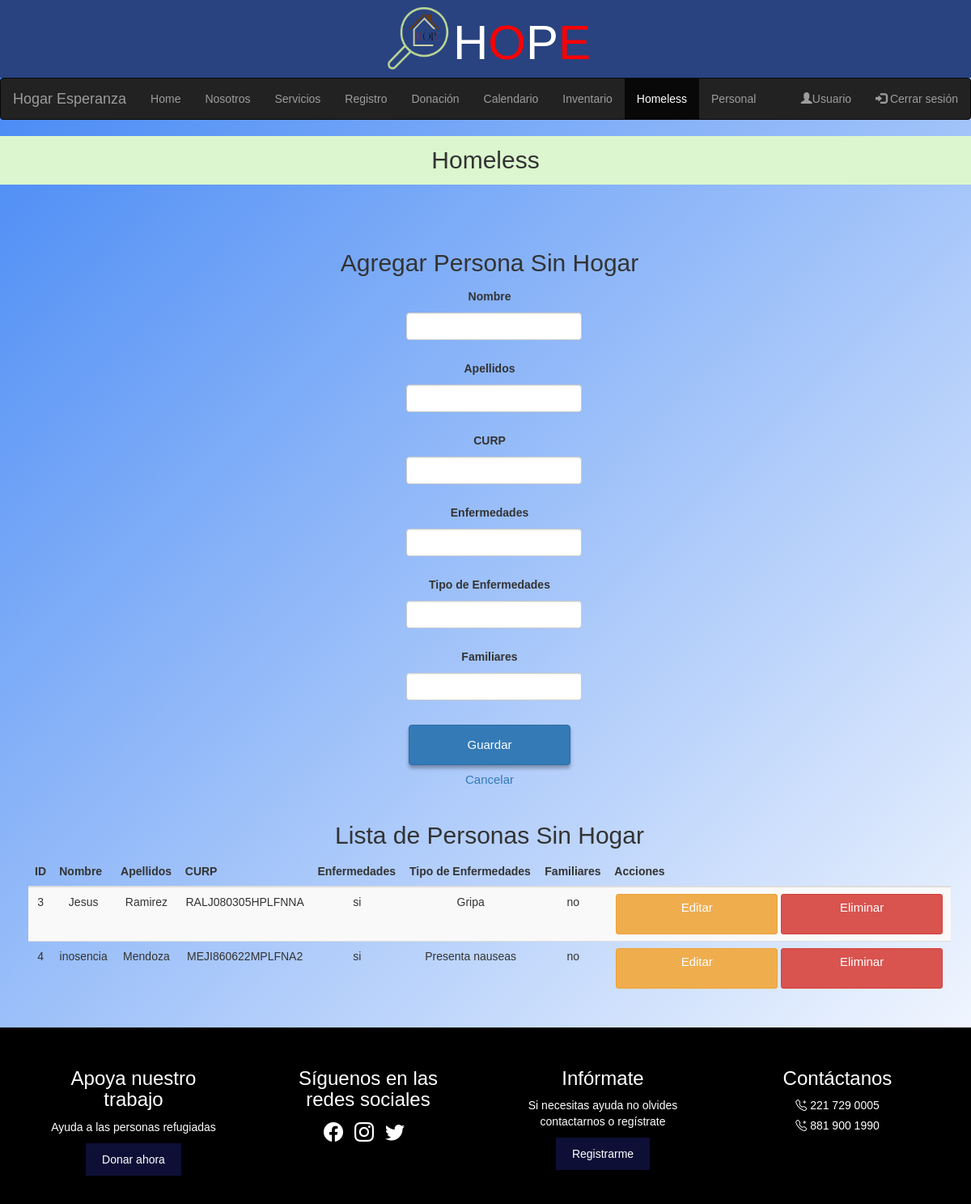
/BackEnd/PHP/HOPE/vistas/homeless.php, run on the app's committed database.
### tables this page shows
CREATE TABLE `persona_sin_hogar` (
  `persona_id` int(11) NOT NULL,
  `nombre` varchar(50) NOT NULL,
  `apellidos` varchar(45) NOT NULL,
  `curp` varchar(18) NOT NULL,
  `enfermedades` enum('si','no','','') NOT NULL,
  `tipo_enfermedad` varchar(50) NOT NULL,
  `familiares` enum('si','no') NOT NULL
);

### BackEnd/PHP/HOPE/vistas/homeless.php (the view, shortened to what this page needs)
<!DOCTYPE html>
<html lang="en">
<head>
    <link rel="stylesheet" href="https://maxcdn.bootstrapcdn.com/bootstrap/3.4.1/css/bootstrap.min.css">
    <link href="https://cdn.jsdelivr.net/npm/bootstrap-icons@1.10.0/font/bootstrap-icons.css" rel="stylesheet">
    <link rel="stylesheet" href="/HOPE/CSS/styles.css" />
    <link rel="stylesheet" href="https://cdnjs.cloudflare.com/ajax/libs/font-awesome/5.15.4/css/all.min.css">
</head>
<body>
    <header>
      <img src="/HOPE/Assets/logo-removebg-preview.png" alt="" width="90px" height="85px">
        <h1 id="HP">H</h1>
        <h1 id="OE">O</h1>
        <h1 id="HP">P</h1>
        <h1 id="OE">E</h1>
    </header>
    <nav class="navbar navbar-inverse">
      <div class="container-fluid">
        <div class="navbar-header">
          <a class="navbar-brand" href="#">Hogar Esperanza</a>
        </div>
        <ul class="nav navbar-nav">
            <li><a href="/HOPE/vistas/user_admin.php">Home</a></li>
            <li><a href="/HOPE/vistas/nosotros_a.php">Nosotros</a></li>
            <li><a href="/HOPE/vistas/servicios_a.php">Servicios</a></li>
            <li><a href="/HOPE/vistas/registro.php">Registro</a></li>
            <li><a href="/HOPE/vistas/donacion_a.php">Donación</a></li>
            <li><a href="/HOPE/vistas/calendario_a.php">Calendario</a></li>
            <li><a href="/HOPE/vistas/inventario_a.php">Inventario</a></li>
            <li class="active"><a href="#">Homeless</a></li>
            <li><a href="/HOPE/vistas/personal.php">Personal</a></li>
          </ul>
        <ul class="nav navbar-nav navbar-right">
          <li><a href="/HOPE/vistas/usuario_admin.php"><span class="glyphicon glyphicon-user"></span>Usuario</a></li>
          <li><a href="/HOPE/includes/logout.php"><span class="glyphicon glyphicon-log-in"></span> Cerrar sesión</a></li>
        </ul>
      </div>
    </nav>
    <div class="tit">
        <h2 id="Sobre">Homeless</h2>
    </div>
    <br><br>
    <?php
$conn = new mysqli('localhost', 'root', '', 'albergue');
$edit_row = null;
?>
    <div class="container mt-5">
        <h2><?php echo $edit_row ? 'Editar' : 'Agregar'; ?> Persona Sin Hogar</h2>
        <form method="post" action="">
            <div class="form-group">
                <label for="nombre">Nombre</label>
                <input type="text" class="form-control" id="nombre" name="nombre" value="<?php echo htmlspecialchars($edit_row['nombre'] ?? ''); ?>" required>
            </div>
            <div class="form-group">
                <label for="apellidos">Apellidos</label>
                <input type="text" class="form-control" id="apellidos" name="apellidos" value="<?php echo htmlspecialchars($edit_row['apellidos'] ?? ''); ?>" required>
            </div>
            <div class="form-group">
                <label for="curp">CURP</label>
                <input type="text" class="form-control" id="curp" name="curp" value="<?php echo htmlspecialchars($edit_row['curp'] ?? ''); ?>" required>
            </div>
            <div class="form-group">
                <label for="enfermedades">Enfermedades</label>
                <input type="text" class="form-control" id="enfermedades" name="enfermedades" value="<?php echo htmlspecialchars($edit_row['enfermedades'] ?? ''); ?>">
            </div>
            <div class="form-group">
                <label for="tipo_enfermedades">Tipo de Enfermedades</label>
                <input type="text" class="form-control" id="tipo_enfermedades" name="tipo_enfermedades" value="<?php echo htmlspecialchars($edit_row['tipo_enfermedades'] ?? ''); ?>">
            </div>
            <div class="form-group">
                <label for="familiares">Familiares</label>
                <input type="text" class="form-control" id="familiares" name="familiares" value="<?php echo htmlspecialchars($edit_row['familiares'] ?? ''); ?>">
            </div>
            <button type="submit" class="btn btn-primary"><?php echo $edit_row ? 'Actualizar' : 'Guardar'; ?></button>
            <a href="/HOPE/vistas/user_admin.php" class="btn btn-secondary">Cancelar</a>
        </form>
        <h2 class="mt-5">Lista de Personas Sin Hogar</h2>
        <table class="table table-dark table-striped">
            <thead>
                <tr>
                    <th>ID</th>
                    <th>Nombre</th>
                    <th>Apellidos</th>
                    <th>CURP</th>
                    <th>Enfermedades</th>
                    <th>Tipo de Enfermedades</th>
                    <th>Familiares</th>
                    <th>Acciones</th>
                </tr>
            </thead>
            <tbody>
                <?php
                $sql = "SELECT * FROM persona_sin_hogar";
                $result = $conn->query($sql);
                if ($result->num_rows > 0) {
                    while($row = $result->fetch_assoc()) {
                        echo "<tr>
                                <td>{$row['persona_id']}</td>
                                <td>{$row['nombre']}</td>
                                <td>{$row['apellidos']}</td>
                                <td>{$row['curp']}</td>
                                <td>{$row['enfermedades']}</td>
                                <td>{$row['tipo_enfermedad']}</td>
                                <td>{$row['familiares']}</td>
                                <td>
                                    <a href='/HOPE/vistas/homeless.php?edit={$row['persona_id']}' class='btn btn-warning btn-sm'>Editar</a>
                                    <a href='/HOPE/vistas/homeless.php?delete={$row['persona_id']}' class='btn btn-danger btn-sm'>Eliminar</a>
                                </td>
                            </tr>";
                    }
                } else {
                    echo "<tr><td colspan='8'>No hay registros</td></tr>";
                }
                ?>
            </tbody>
        </table>
    </div>
    <footer class="footer">
        <div class="footer-section">
          <h3>Apoya nuestro trabajo</h3>
          <p>Ayuda a las personas refugiadas</p>
          <button>Donar ahora</button>
        </div>
        <div class="footer-section">
          <h3>Síguenos en las redes sociales</h3>
          <div class="social-icons">
            <i class="bi bi-facebook"></i>
            <i class="bi bi-instagram"></i>
            <i class="bi bi-twitter"></i>
          </div>
        </div>
        <div class="footer-section">
          <h3>Infórmate</h3>
          <p>Si necesitas ayuda no olvides contactarnos o regístrate</p>
          <button>Registrarme</button>
        </div>
        <div class="footer-section">
          <h3>Contáctanos</h3>
          <p><i class="bi bi-telephone-plus"></i> 221 729 0005</p>
          <p><i class="bi bi-telephone-plus"></i> 881 900 1990</p>
        </div>
      </footer>
</body>
</html>

### BackEnd/PHP/HOPE/CSS/styles.css (style rules this page uses)
* { margin: 0; }
body { font-family: Arial, sans-serif; text-align: center; background: linear-gradient(-45deg, #0d69a6, #6dd5fa, #ffffff, #4286f4 ); background-size: 300% 300%; animation: gradient 10s ease infinite; width: 100%; height: 100%; }
button { padding: 10px 20px; margin: 10px; border: none; background-color: #0D0F36; color: #fff; cursor: pointer; box-shadow: 0 4px 4px 0 rgba(0, 0, 0, 0.3); }
form { display: flex; flex-direction: column; align-items: center; }
label, input { margin: 5px; }
header { background-color: #294380; display: flex; justify-content: center; align-items: center; font-size: 50px; width: 100%; height: 100%; }
#HP { color: #fff; font-size: 60px; }
#OE { color: red; font-size: 60px; }
.container { margin: 20px; }
footer { background-color: #0D0F36; max-width: 100%; }
footer.footer { display: flex; justify-content: space-around; background-color: black; color: white; padding: 20px; flex-wrap: wrap; width: 100%; }
.footer-section { width: 20%; min-width: 200px; margin: 10px 0; }
.footer-section h3 { margin-bottom: 10px; }
.footer-section p, .footer-section button { margin: 5px 0; }
.social-icons i { margin-right: 10px; font-size: 24px; }
.tit { text-align: center ; background-color: #dcf6cf; height: 60px; padding: 13px; }
#Sobre { margin-top: 0px; height: 60px; }
.btn { width: 200px; height: 50px; font-size: 15px; }
label { display: block; margin-bottom: 10px; font-weight: bold; }
#curp { width: 100%; }

### data on the page
persona_sin_hogar: persona_id "3", nombre "Jesus", apellidos "Ramirez", curp "RALJ080305HPLFNNA", enfermedades "si", tipo_enfermedad "Gripa", familiares "no"
persona_sin_hogar: persona_id "4", nombre "inosencia", apellidos "Mendoza", curp "MEJI860622MPLFNA2", enfermedades "si", tipo_enfermedad "Presenta nauseas", familiares "no"
